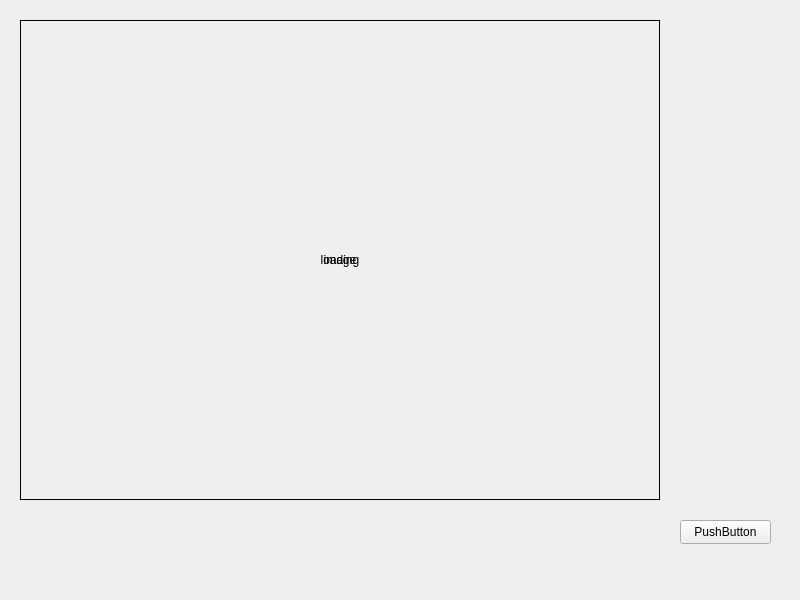
<?xml version="1.0" encoding="UTF-8"?>
<ui version="4.0">
 <class>MainWidget</class>
 <widget class="QWidget" name="MainWidget">
  <property name="geometry">
   <rect>
    <x>0</x>
    <y>0</y>
    <width>800</width>
    <height>600</height>
   </rect>
  </property>
  <property name="windowTitle">
   <string>MainWidget</string>
  </property>
  <widget class="QStackedWidget" name="stackedWidget">
   <property name="geometry">
    <rect>
     <x>0</x>
     <y>0</y>
     <width>801</width>
     <height>601</height>
    </rect>
   </property>
   <property name="currentIndex">
    <number>1</number>
   </property>
   <widget class="QWidget" name="page"/>
   <widget class="QWidget" name="page_2">
    <widget class="QLabel" name="lbl_loading">
     <property name="geometry">
      <rect>
       <x>20</x>
       <y>20</y>
       <width>640</width>
       <height>480</height>
      </rect>
     </property>
     <property name="styleSheet">
      <string notr="true">border : 1px solid black;</string>
     </property>
     <property name="text">
      <string>loading</string>
     </property>
     <property name="alignment">
      <set>Qt::AlignCenter</set>
     </property>
    </widget>
    <widget class="QPushButton" name="btn">
     <property name="geometry">
      <rect>
       <x>680</x>
       <y>520</y>
       <width>91</width>
       <height>24</height>
      </rect>
     </property>
     <property name="text">
      <string>PushButton</string>
     </property>
    </widget>
    <widget class="QLabel" name="lbl_image">
     <property name="geometry">
      <rect>
       <x>20</x>
       <y>20</y>
       <width>640</width>
       <height>480</height>
      </rect>
     </property>
     <property name="styleSheet">
      <string notr="true">border : 1px solid black;</string>
     </property>
     <property name="text">
      <string>image</string>
     </property>
     <property name="alignment">
      <set>Qt::AlignCenter</set>
     </property>
    </widget>
    <zorder>lbl_image</zorder>
    <zorder>lbl_loading</zorder>
    <zorder>btn</zorder>
   </widget>
  </widget>
 </widget>
 <resources/>
 <connections/>
</ui>
